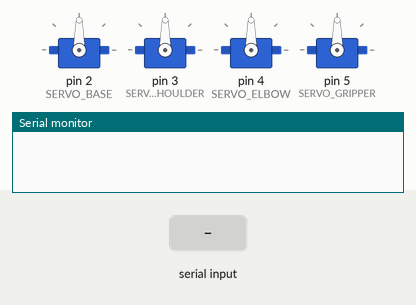
This sketch was run on a simulated Arduino Uno, built with avr-gcc and run on an emulated ATmega328P. Shown: 4 × servo, the last lines printed to the serial monitor. The test bench sets the inputs (shaded band).

Above: at 2.0 s.
2.1 s: byte 10 (0x0A) received over Serial
At 2.55 s:
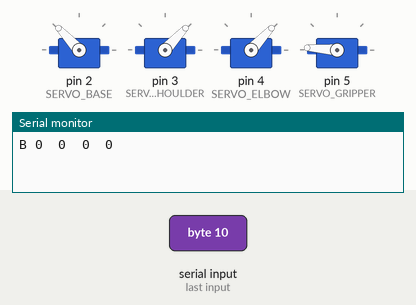
At 3.3 s:
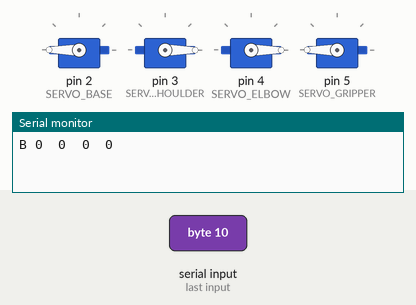
Timing chart, 0 to 5.1 s (numbered marks = the images above; inputs shaded):
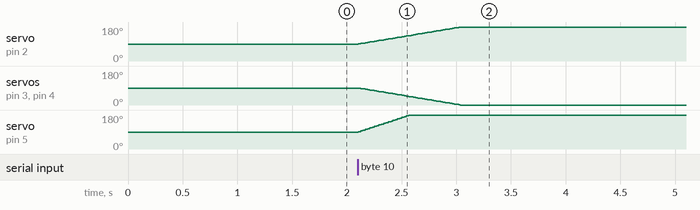

The sketch:

Robot_Arm_bluetooth_ver_01.ino
```cpp
//Created By Vinayak Jadhav
// Email id: vinayakjadhav1415@gmail.com

#include <Servo.h>

#define SERVO_BASE            2
#define SERVO_SHOULDER        3
#define SERVO_ELBOW           4
#define SERVO_GRIPPER         5

Servo myservo_1;  // create servo object to control a servo
Servo myservo_2;
Servo myservo_3;
Servo myservo_4;

unsigned char Data_String[25],Data_Index = 0,New_Data_Rec_Flag = 0;
unsigned int Received_Servo_Value[4],Final_Servo_Val[4];
unsigned char Index_i = 0,Index_j = 0,Counter_to_Refresh = 0;

void setup() {
  Serial.begin(9600);
  myservo_1.attach(SERVO_BASE);       // attaches the servo on pin 2 to the servo object
  myservo_2.attach(SERVO_SHOULDER);   // attaches the servo on pin 3 to the servo object
  myservo_3.attach(SERVO_ELBOW);      // attaches the servo on pin 4 to the servo object
  myservo_4.attach(SERVO_GRIPPER);    // attaches the servo on pin 5 to the servo object

  myservo_1.write(90);
  delay(200);
  myservo_2.write(90);
  delay(200);
  myservo_3.write(90);
  delay(200);
  myservo_4.write(90);
  delay(200);

  Received_Servo_Value[0] = 90;     // Default values
  Received_Servo_Value[1] = 90;
  Received_Servo_Value[2] = 90;
  Received_Servo_Value[3] = 45;

  Final_Servo_Val[0] = 90;          // Default values
  Final_Servo_Val[1] = 90;
  Final_Servo_Val[2] = 90;
  Final_Servo_Val[3] = 45;
}

void loop()
{
  if(New_Data_Rec_Flag==0)
  {
    if (Serial.available())     // check whether bluetooth data is available
    {
      // read incoming serial data:
      char inChar = Serial.read();    // read bluetooth data one by one
      //Serial.print(inChar);
      if(inChar==0x0A)                // End character of bluetooth data
      {
          Data_String[Data_Index] = inChar;
          Data_Index = 0;
          New_Data_Rec_Flag = 1;
      }
      else
      {
        if(inChar!=0x2C)              // removing ascii value, except for 0x2C which is ascii for ,
        {
            inChar = inChar - 0x30;   // removing Ascii value of 0, so that we can get exat value
        }
        Data_String[Data_Index] = inChar;
        Data_Index++;
      }
    }
  }

  if(New_Data_Rec_Flag==1)
  {
      Received_Servo_Value[0] = 0;
      Received_Servo_Value[1] = 0;
      Received_Servo_Value[2] = 0;
      Received_Servo_Value[3] = 0;

      for(Index_i = 0,Index_j = 0;;)
      {
            if(Data_String[Index_j]==0x2C)
            {
                Index_j++;
                Index_i++;
                Serial.print("A ");
            }
            else if(Data_String[Index_j]==0x0A)
            {
                  New_Data_Rec_Flag = 0;
                  Serial.print("B ");
                  break;
            }
            else
            {
                Received_Servo_Value[Index_i] = Received_Servo_Value[Index_i] * 10 + Data_String[Index_j];
                Index_j++;
                Serial.print("C ");
            }
      }
      Serial.print(Received_Servo_Value[0]);
      Serial.print("  ");
      Serial.print(Received_Servo_Value[1]);
      Serial.print("  ");
      Serial.print(Received_Servo_Value[2]);
      Serial.print("  ");
      Serial.println(2*Received_Servo_Value[3]);
  }

  Counter_to_Refresh++;
  delay(1);
  if(Counter_to_Refresh >= 10)    // delay of 10 msec = 1 msec * 10, this will allow smooth movement of servos
  {
      Counter_to_Refresh = 0;
      if(Received_Servo_Value[0]!=Final_Servo_Val[0])
      {
          if(Received_Servo_Value[0]>Final_Servo_Val[0])
          {
              Final_Servo_Val[0]++;
          }

          if(Received_Servo_Value[0]<Final_Servo_Val[0])
          {
              Final_Servo_Val[0]--;
          }
          myservo_1.write(180 - Final_Servo_Val[0]);      // adjuted as per app
      }

      if(Received_Servo_Value[1]!=Final_Servo_Val[1])
      {
          if(Received_Servo_Value[1]>Final_Servo_Val[1])
          {
              Final_Servo_Val[1]++;
          }

          if(Received_Servo_Value[1]<Final_Servo_Val[1])
          {
              Final_Servo_Val[1]--;
          }
          myservo_2.write(Final_Servo_Val[1]);
      }

      if(Received_Servo_Value[2]!=Final_Servo_Val[2])
      {
          if(Received_Servo_Value[2]>Final_Servo_Val[2])
          {
              Final_Servo_Val[2]++;
          }

          if(Received_Servo_Value[2]<Final_Servo_Val[2])
          {
              Final_Servo_Val[2]--;
          }
          myservo_3.write(Final_Servo_Val[2]);
      }

      if(Received_Servo_Value[3]!=Final_Servo_Val[3])
      {
          if(Received_Servo_Value[3]>Final_Servo_Val[3])
          {
              Final_Servo_Val[3]++;
          }

          if(Received_Servo_Value[3]<Final_Servo_Val[3])
          {
              Final_Servo_Val[3]--;
          }
          myservo_4.write(180 - (2*Final_Servo_Val[3]));  // adjuted as per app
      }
  }
}
```

Measured:
- after the input at 2.1 s, servo on pin 2 (SERVO_BASE): moves from 90° to 180° over 0.93 s, starting at once; servo on pin 3 (SERVO_SHOULDER), servo on pin 4 (SERVO_ELBOW): moves from 90° to 0° over 0.93 s, starting at once; servo on pin 5 (SERVO_GRIPPER): moves from 90° to 180° over 0.46 s, starting at once
